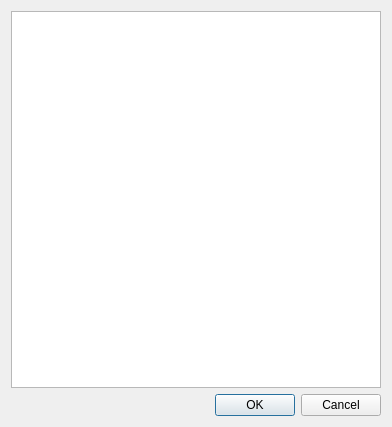
<?xml version="1.0" encoding="UTF-8"?>
<ui version="4.0">
 <class>Dialog</class>
 <widget class="QDialog" name="Dialog">
  <property name="geometry">
   <rect>
    <x>0</x>
    <y>0</y>
    <width>392</width>
    <height>427</height>
   </rect>
  </property>
  <property name="windowTitle">
   <string>程序错误</string>
  </property>
  <layout class="QGridLayout" name="gridLayout">
   <item row="0" column="0">
    <widget class="QTextBrowser" name="textBrowser"/>
   </item>
   <item row="1" column="0">
    <widget class="QDialogButtonBox" name="buttonBox">
     <property name="orientation">
      <enum>Qt::Horizontal</enum>
     </property>
     <property name="standardButtons">
      <set>QDialogButtonBox::Cancel|QDialogButtonBox::Ok</set>
     </property>
    </widget>
   </item>
  </layout>
 </widget>
 <resources/>
 <connections>
  <connection>
   <sender>buttonBox</sender>
   <signal>accepted()</signal>
   <receiver>Dialog</receiver>
   <slot>accept()</slot>
   <hints>
    <hint type="sourcelabel">
     <x>248</x>
     <y>254</y>
    </hint>
    <hint type="destinationlabel">
     <x>157</x>
     <y>274</y>
    </hint>
   </hints>
  </connection>
  <connection>
   <sender>buttonBox</sender>
   <signal>rejected()</signal>
   <receiver>Dialog</receiver>
   <slot>reject()</slot>
   <hints>
    <hint type="sourcelabel">
     <x>316</x>
     <y>260</y>
    </hint>
    <hint type="destinationlabel">
     <x>286</x>
     <y>274</y>
    </hint>
   </hints>
  </connection>
 </connections>
</ui>
